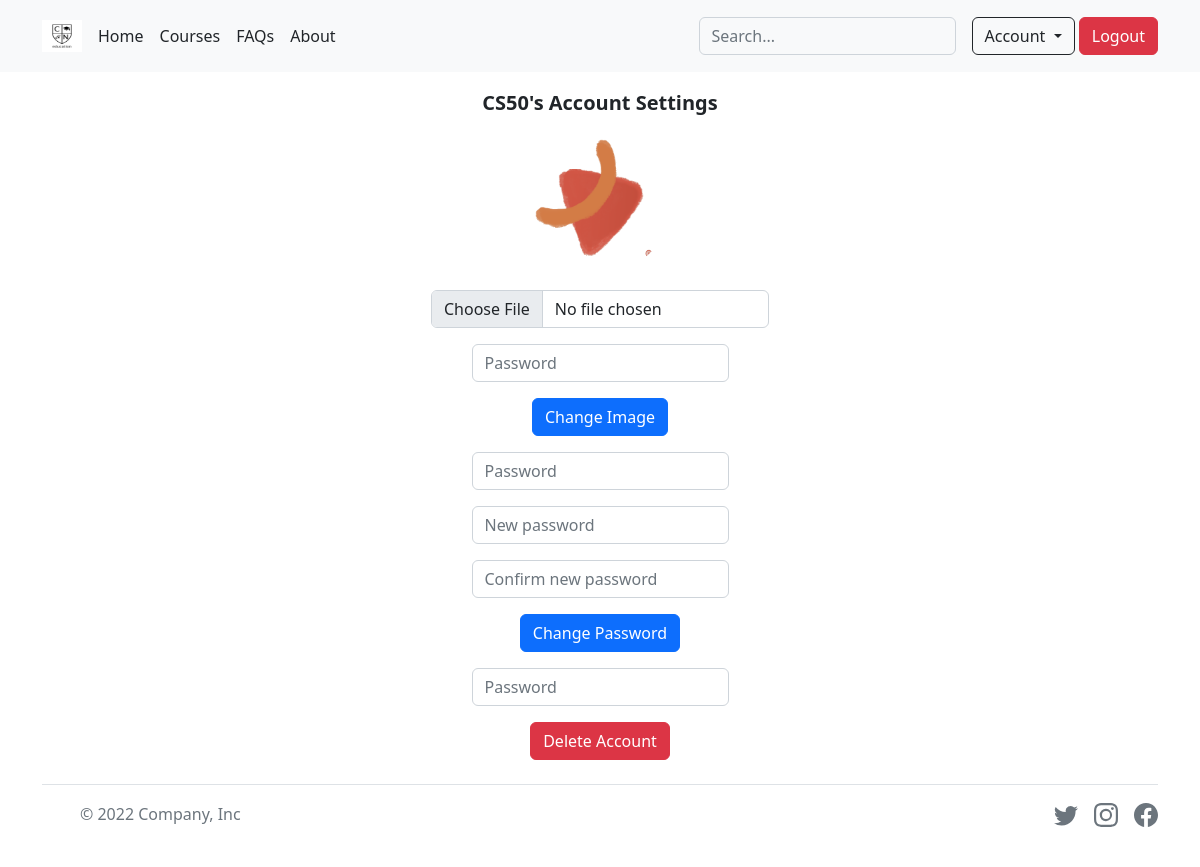
The page /settings (signed in) on the database its author committed.
### tables this page shows
CREATE TABLE 'users' (id INTEGER PRIMARY KEY AUTOINCREMENT NOT NULL, username TEXT NOT NULL, hash TEXT NOT NULL, 'admin' NUMERIC NOT NULL DEFAULT 1, 'img' TEXT NOT NULL DEFAULT '../static/images/users/default.png');

### app.py (the view)
@app.route("/settings", methods=["GET", "POST"])
@login_required
def settings():
    if request.method == "POST":
        if not request.form.get("password"):
            flash("Must provide password")
            return redirect("/settings")
        elif request.form.get("delete") != None:
            rows = db.execute("SELECT * FROM users WHERE id = ?", session["user_id"])
            if len(rows) != 1 or not check_password_hash(rows[0]["hash"], request.form.get("password")):
                print(rows)
                flash("Wrong Password!")
                return redirect("/settings")
            else:
                db.execute("DELETE FROM users WHERE id = ?", session["user_id"])
                db.execute("DELETE FROM users_courses WHERE user_id = ?", session["user_id"])
                flash("Account deleted")
                return redirect("/logout")
        elif request.form.get("image"):
            if 'file' not in request.files:
                flash('No file part')
                return redirect("/settings")
            file = request.files['file']
            if file.filename == '':
                flash('No selected file')
                return redirect("/settings")
            if file and allowed_file(file.filename):
                filename = secure_filename(file.filename)
                file.save(os.path.join(app.config["UPLOAD_FOLDER"], filename))
                os.rename(os.path.join(app.config["UPLOAD_FOLDER"], filename), os.path.join(app.config["UPLOAD_FOLDER"], str(session["user_id"]) + ".png"))
                db.execute("UPDATE users SET img = ?", os.path.join(app.config["UPLOAD_FOLDER"], str(session["user_id"]) + ".png"))
                return redirect("/settings")
        elif request.form.get("button_pass") != None:
            if not request.form.get("password_new"):
                flash("Must provide new password")
                return redirect("/settings")
            elif not request.form.get("password_confirm"):
                flash("Must confirm new password")
                return redirect("/settings")
            elif request.form.get("password_new") != request.form.get("password_confirm"):
                flash("New passwords do not match")
                return redirect("/settings")
            else:
                password_new = request.form.get("password_new")
                if password_check(password_new):
                    rows = db.execute("SELECT * FROM users WHERE id = ?", session["user_id"])
                    if len(rows) != 1 or not check_password_hash(rows[0]["hash"], request.form.get("password")):
                        flash("Wrong Password!")
                        return redirect("/settings")
                    db.execute("UPDATE users SET hash = ? WHERE id = ?", generate_password_hash(password_new), session["user_id"])
                    flash("Password changed!")
                    return redirect("/settings")
                else:
                    return redirect("/settings")
    else:
        name = db.execute("SELECT * FROM users WHERE id = ?", session["user_id"])
        return render_template("account_settings.html", name=name)

### app.py (called while the page is built)
@app.after_request
def after_request(response):
    response.headers["Cache-Control"] = "no-cache, no-store, must-revalidate"
    response.headers["Expires"] = 0
    response.headers["Pragma"] = "no-cache"
    return response

### helpers.py (called while the page is built)
def login_required(f):
    @wraps(f)
    def decorated_function(*args, **kwargs):
        if session.get("user_id") is None:
            return redirect("/login")
        return f(*args, **kwargs)
    return decorated_function

### templates/account_settings.html (shortened to what this page needs)
{% extends "layout.html" %}
{% block main %}
<div class="text-center">
    <p class="fs-5 fw-bold">{% for name in name %}{{ name.username }}{% endfor %}'s Account Settings</p>
    {% for name in name %}
    <img class="bd-placeholder-img rounded-circle" width="140" height="140" src="{{ name.img }}" role="img" aria-label="Placeholder: 140x140" preserveAspectRatio="xMidYMid slice" focusable="false">
    {% endfor %}
    <form action="/settings" method="post" enctype="multipart/form-data">
    <div class="mb-3">
        <input type="file" class="form-control mx-auto w-auto" id="file" name="file">
      </div>
      <div class="mb-3">
        <input class="form-control mx-auto w-auto" id="password" name="password" placeholder="Password" type="password">
    </div>
      <button class="btn btn-primary" name="image" type="submit" value="upload">Change Image</button>
    </form>
    <form action="/settings" method="post">
        <div class="mb-3">
            <input class="form-control mx-auto w-auto" id="password" name="password" placeholder="Password" type="password">
        </div>
        <div class="mb-3">
            <input class="form-control mx-auto w-auto" id="password_new" name="password_new" placeholder="New password" type="password">
        </div>
        <div class="mb-3">
            <input class="form-control mx-auto w-auto" id="password_confirm" name="password_confirm" placeholder="Confirm new password" type="password">
        </div>
        <button class="btn btn-primary" name="button_pass" type="submit">Change Password</button>
    </form>
    <form action="/settings" method="post">
        <div class="mb-3">
            <input class="form-control mx-auto w-auto" id="password" name="password" placeholder="Password" type="password">
        </div>
        <button class="btn btn-danger" name="delete" type="submit">Delete Account</button>
    </form>
</div>
{% endblock %}

### rows shown on the page
users: username "CS50", img (picture)
